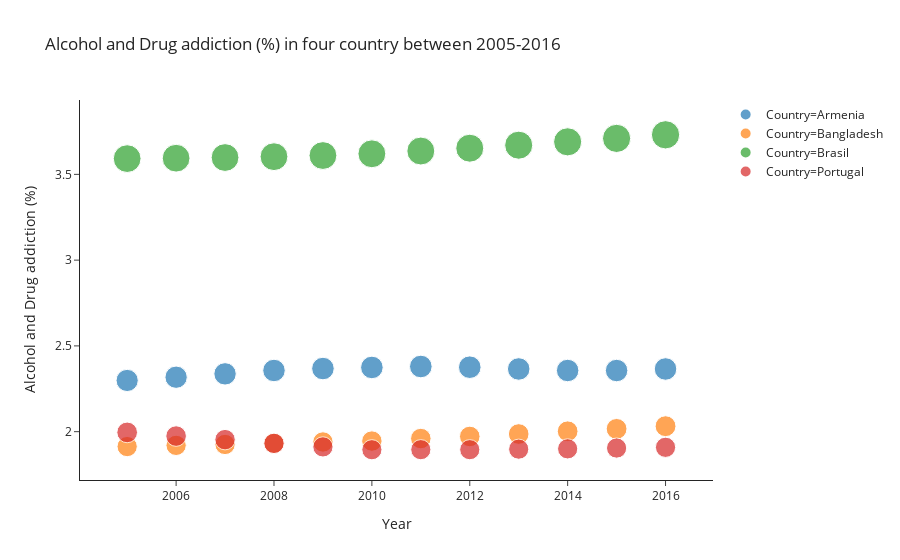

Notebook code cell kept with this figure:
### Code cell
fig = px.scatter(df, x="Year", y="Drug_Alc", color="Country",size="Drug_Alc",
                 labels = {'Drug_Alc': 'Alcohol and Drug addiction (%)'},
                  title = 'Alcohol and Drug addiction (%) in four country between 2005-2016 ',
                  template='simple_white')
fig.show()

### Figure 1 — Plotly figure (JSON) as saved in the notebook; plotly's stock layout.template omitted (floating-point values rounded to 4 significant figures)
{"data": [{"hoverlabel": {"namelength": 0}, "hovertemplate": "Country=Armenia<br>Year=%{x}<br>Alcohol and Drug addiction (%)=%{marker.size}", "legendgroup": "Country=Armenia", "marker": {"color": "#1F77B4", "size": [2.299, 2.317, 2.337, 2.357, 2.368, 2.374, 2.38, 2.376, 2.366, 2.357, 2.356, 2.365], "sizemode": "area", "sizeref": 0.009327, "symbol": "circle"}, "mode": "markers", "name": "Country=Armenia", "showlegend": true, "type": "scatter", "x": [2005, 2006, 2007, 2008, 2009, 2010, 2011, 2012, 2013, 2014, 2015, 2016], "xaxis": "x", "y": [2.299, 2.317, 2.337, 2.357, 2.368, 2.374, 2.38, 2.376, 2.366, 2.357, 2.356, 2.365], "yaxis": "y"}, {"hoverlabel": {"namelength": 0}, "hovertemplate": "Country=Bangladesh<br>Year=%{x}<br>Alcohol and Drug addiction (%)=%{marker.size}", "legendgroup": "Country=Bangladesh", "marker": {"color": "#FF7F0E", "size": [1.913, 1.92, 1.925, 1.932, 1.94, 1.945, 1.96, 1.972, 1.986, 2.002, 2.016, 2.032], "sizemode": "area", "sizeref": 0.009327, "symbol": "circle"}, "mode": "markers", "name": "Country=Bangladesh", "showlegend": true, "type": "scatter", "x": [2005, 2006, 2007, 2008, 2009, 2010, 2011, 2012, 2013, 2014, 2015, 2016], "xaxis": "x", "y": [1.913, 1.92, 1.925, 1.932, 1.94, 1.945, 1.96, 1.972, 1.986, 2.002, 2.016, 2.032], "yaxis": "y"}, {"hoverlabel": {"namelength": 0}, "hovertemplate": "Country=Brasil<br>Year=%{x}<br>Alcohol and Drug addiction (%)=%{marker.size}", "legendgroup": "Country=Brasil", "marker": {"color": "#2CA02C", "size": [3.592, 3.594, 3.598, 3.603, 3.61, 3.62, 3.636, 3.653, 3.67, 3.69, 3.71, 3.731], "sizemode": "area", "sizeref": 0.009327, "symbol": "circle"}, "mode": "markers", "name": "Country=Brasil", "showlegend": true, "type": "scatter", "x": [2005, 2006, 2007, 2008, 2009, 2010, 2011, 2012, 2013, 2014, 2015, 2016], "xaxis": "x", "y": [3.592, 3.594, 3.598, 3.603, 3.61, 3.62, 3.636, 3.653, 3.67, 3.69, 3.71, 3.731], "yaxis": "y"}, {"hoverlabel": {"namelength": 0}, "hovertemplate": "Country=Portugal<br>Year=%{x}<br>Alcohol and Drug addiction (%)=%{marker.size}", "legendgroup": "Country=Portugal", "marker": {"color": "#D62728", "size": [1.996, 1.974, 1.953, 1.932, 1.911, 1.895, 1.895, 1.895, 1.898, 1.9, 1.904, 1.909], "sizemode": "area", "sizeref": 0.009327, "symbol": "circle"}, "mode": "markers", "name": "Country=Portugal", "showlegend": true, "type": "scatter", "x": [2005, 2006, 2007, 2008, 2009, 2010, 2011, 2012, 2013, 2014, 2015, 2016], "xaxis": "x", "y": [1.996, 1.974, 1.953, 1.932, 1.911, 1.895, 1.895, 1.895, 1.898, 1.9, 1.904, 1.909], "yaxis": "y"}], "layout": {"legend": {"itemsizing": "constant", "tracegroupgap": 0}, "title": {"text": "Alcohol and Drug addiction (%) in four country between 2005-2016 "}, "xaxis": {"anchor": "y", "domain": [0, 1], "title": {"text": "Year"}}, "yaxis": {"anchor": "x", "domain": [0, 1], "title": {"text": "Alcohol and Drug addiction (%)"}}}}
